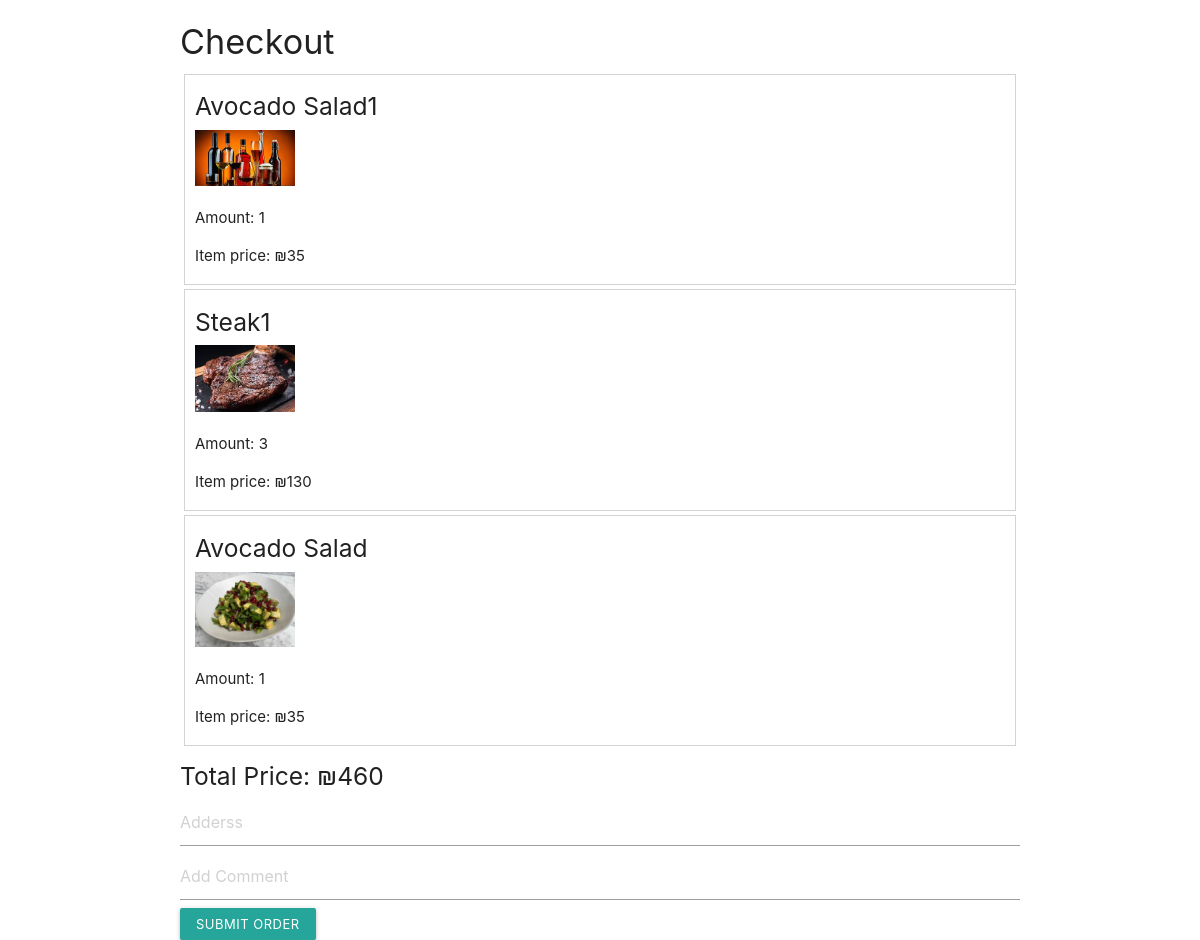
The app's page /menu/checkout/ (signed in), older data.
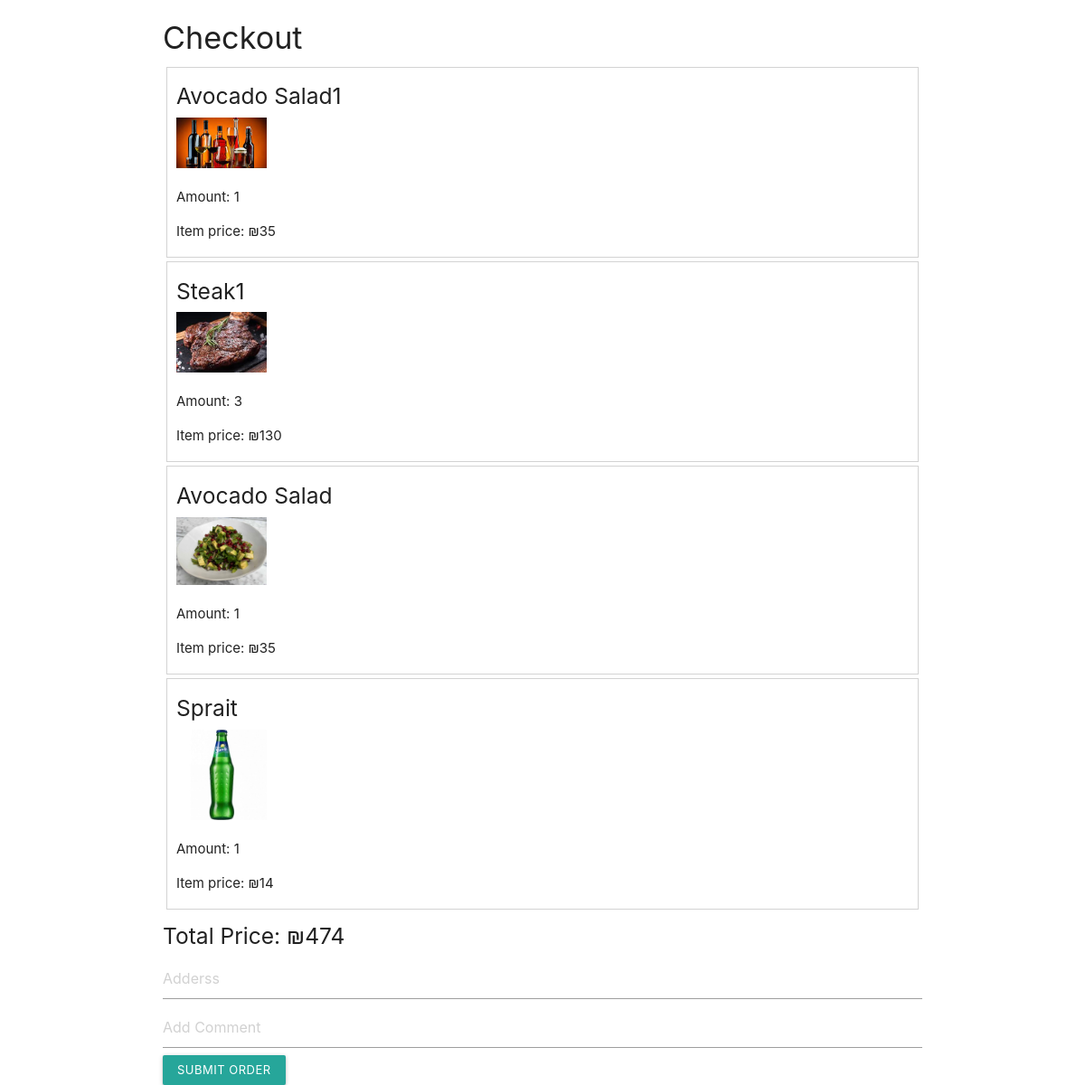
The same page, newer data.
### food_ordering_guest/models.py (models this page shows)
class Items(models.Model):
  dish = models.ForeignKey(Dish, on_delete=models.CASCADE)
  cart = models.ForeignKey(Cart, on_delete=models.CASCADE)
  amount = models.IntegerField(validators=[MaxValueValidator(999999999999999)])

class Dish(models.Model):
  name = models.CharField(max_length=30)
  price = models.IntegerField(validators=[MaxValueValidator(999999999999999)])
  description = models.CharField(max_length=500)
  image = models.ImageField(upload_to='media/')
  is_gluten_free = models.BooleanField(auto_created=False)
  is_vageterian = models.BooleanField(auto_created=False)
  category = models.ForeignKey(Category, on_delete=models.CASCADE)

### food_ordering_guest/views.py (the view)
# urls.py: path('menu/checkout/',views.checkout,name="checkout"),
@login_required
def checkout(request):
  cart = Cart.objects.filter(user_id=request.user.id).latest('id')
  cart_items = Items.objects.select_related('dish').filter(cart_id = cart.id)
  sum = 0
  for item in cart_items:
    sum += (item.amount * item.dish.price)
  return render(request,'checkout.html', {'cart_items': cart_items, 'sum': sum})

### food_ordering_guest/templates/checkout.html (shortened to what this page needs)
{% extends 'layout.html' %}
{% load static %}
{% block content %}
  <h4> Checkout </h4>
  {% for item in cart_items %}
    <div style="margin: 4px; border:1px solid lightgray; padding: 2px 10px; ">
      <h5>{{ item.dish.name }}</h5>
      <img src="{% static item.dish.image %}" style="max-width:100px;"> <br/>
      <p>Amount: {{ item.amount}}</p>
      <p>Item price: ₪{{ item.dish.price}}</p>
    </div>
  {% endfor %}
  <h5>Total Price: ₪{{sum}}</h5>
  <form action="{% url 'submit-order' %}" method="POST">
    <div>
      <div>
        <input type="text" name="address" placeholder="Adderss" maxlength="500"> <br/>
      </div>
      <div>
        <input type="text" name="comment" placeholder="Add Comment" maxlength="1000"> <br/>
      </div>
    </div>
    <button class="waves-effect waves-light btn-small" type="submit">Submit Order</button>
  </form>
{% endblock %}

Row changes from the older to the newer data that the page shows:
added Items: dish.name "Sprait", dish.image (picture), amount "1", dish.price "14"
Text that changed along with them:
{{ sum }}: "460" → "474"
